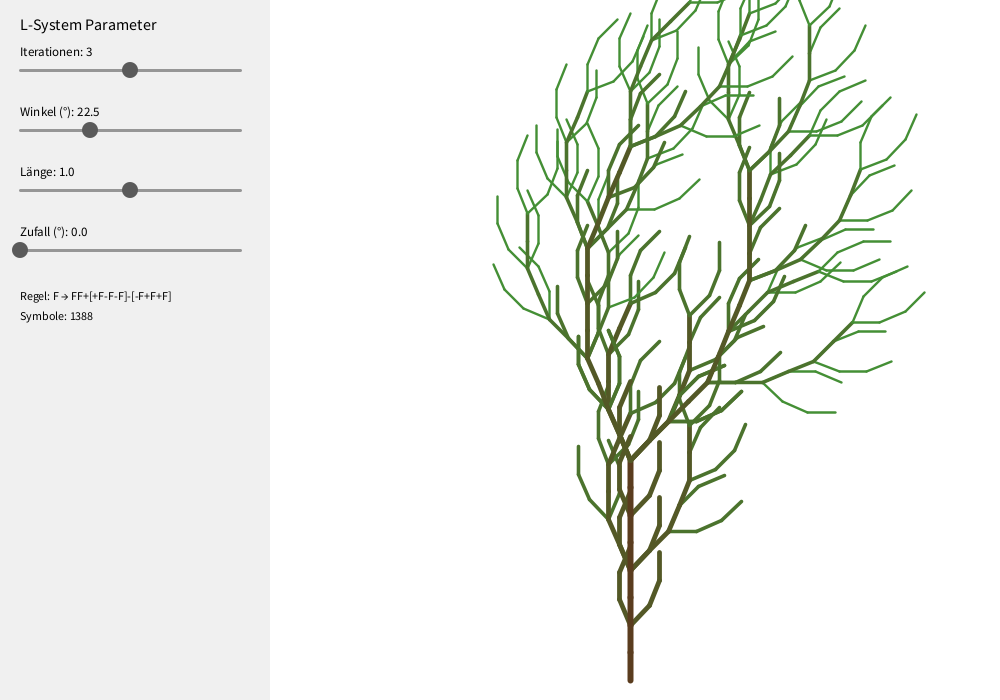
Frame 1 (no input)
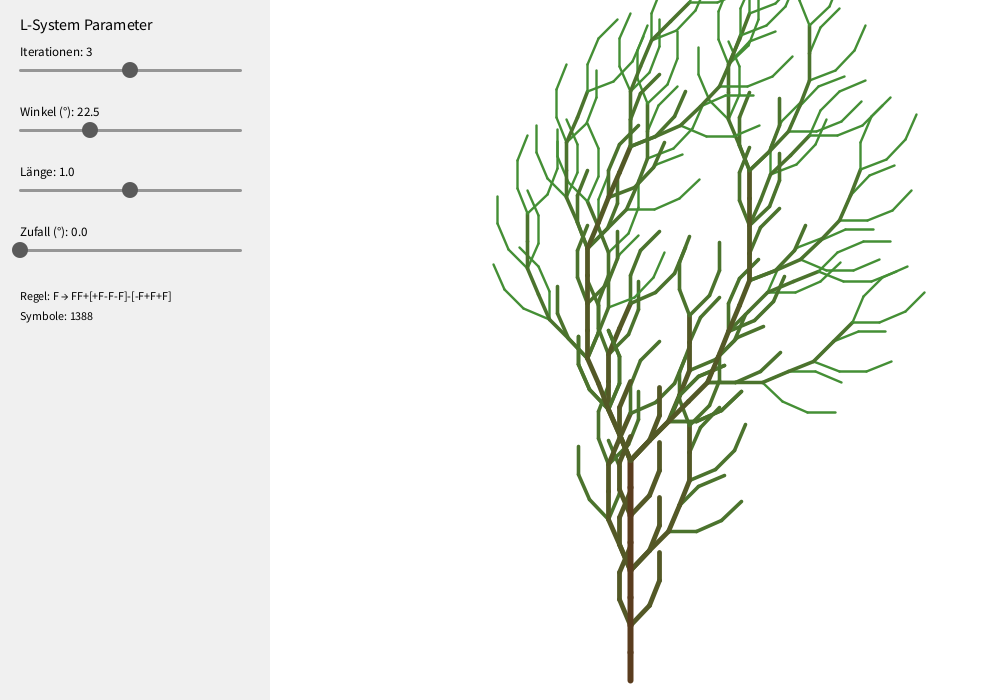
Frame 60 (the mouse pressed at the canvas centre just before this capture)
Frame 120 (the mouse held since frame 60 and released just before this capture): identical to frame 60, image omitted

The Processing sketch that drew these frames (run headless with seeded random() and noise(); from frame 60 on, the mouse is pressed at the canvas centre):

// Processing sketch: Baum_Simulation_Schieberegler
// ── Baum_Simulation_Schieberegler.pde
// L-System Prototyp 4: SCHIEBEREGLER (ohne externe Bibliothek)
// Parameter live einstellen: Iterationen, Winkel, Länge, Zufall, Wind.

String axiom = "F";
String rule = "FF+[+F-F-F]-[-F+F+F]";
String sentence;
int lastIter = -1;
float t = 0;

Slider[] sliders;

void setup() {
  size(1000, 700);
  sliders = new Slider[] {
    new Slider("Iterationen", 20, 70, 220, 1, 5, 3, true),
    new Slider("Winkel (°)", 20, 130, 220, 5, 60, 22.5, false),
    new Slider("Länge", 20, 190, 220, 0.5, 1.5, 1.0, false),
    new Slider("Zufall (°)", 20, 250, 220, 0, 20, 0, false),
  };
}

String generate(int n) {
  String s = axiom;
  for (int i = 0; i < n; i++) {
    StringBuilder next = new StringBuilder();
    for (int j = 0; j < s.length(); j++) {
      char c = s.charAt(j);
      if (c == 'F') next.append(rule);
      else next.append(c);
    }
    s = next.toString();
  }
  return s;
}

void draw() {
  background(255);
  t += 0.03;
  for (Slider s : sliders) s.update();

  int iter = int(sliders[0].value);
  if (iter != lastIter) {                 // String nur bei Änderung neu erzeugen
    sentence = generate(iter);
    lastIter = iter;
  }
  float angle = radians(sliders[1].value);
  float len = 220.0 / pow(2, iter) * sliders[2].value;
  float jitter = sliders[3].value;

  randomSeed(42);                          // gleiches Zufallsmuster in jedem Frame
  pushMatrix();
  translate(width / 2 + 130, height - 20);
  int depth = 0;
  for (int i = 0; i < sentence.length(); i++) {
    char c = sentence.charAt(i);
    if (c == 'F') {
      stroke(lerpColor(color(90, 60, 30), color(60, 170, 60), constrain(depth / 4.0, 0, 1)));
      strokeWeight(max(1, 6 - depth * 1.2));
      line(0, 0, 0, -len);
      translate(0, -len);
    } else if (c == '+' || c == '-') {
      float a = angle + radians(random(-jitter, jitter));
      rotate(c == '+' ? a : -a);
    } else if (c == '[') {
      pushMatrix();
      depth++;
    } else if (c == ']') {
      popMatrix();
      depth--;
    }
  }
  popMatrix();

  // Bedienfeld
  noStroke();
  fill(240);
  rect(0, 0, 270, height);
  fill(0);
  textSize(16);
  text("L-System Parameter", 20, 30);
  textSize(12);
  text("Regel: F → " + rule, 20, 300);
  text("Symbole: " + sentence.length(), 20, 320);
  for (Slider s : sliders) s.show();
}

class Slider {
  String label;
  float x, y, w, minV, maxV, value;
  boolean isInt, dragging = false;

  Slider(String label, float x, float y, float w, float minV, float maxV, float value, boolean isInt) {
    this.label = label;
    this.x = x;
    this.y = y;
    this.w = w;
    this.minV = minV;
    this.maxV = maxV;
    this.value = value;
    this.isInt = isInt;
  }

  boolean over() {
    return mouseX >= x - 8 && mouseX <= x + w + 8 && mouseY >= y - 12 && mouseY <= y + 12;
  }

  void update() {
    if (dragging) {
      value = constrain(map(mouseX, x, x + w, minV, maxV), minV, maxV);
      if (isInt) value = round(value);
    }
  }

  void show() {
    fill(0);
    textSize(13);
    text(label + ": " + (isInt ? str(int(value)) : nf(value, 1, 1)), x, y - 14);
    stroke(150);
    strokeWeight(3);
    line(x, y, x + w, y);
    float kx = map(value, minV, maxV, x, x + w);
    noStroke();
    fill(dragging ? color(60, 140, 60) : color(90, 90, 90));
    ellipse(kx, y, 16, 16);
  }
}

void mousePressed() {
  for (Slider s : sliders) if (s.over()) s.dragging = true;
}

void mouseReleased() {
  for (Slider s : sliders) s.dragging = false;
}
